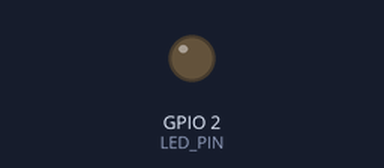
This sketch was run on a simulated ESP8266 (NodeMCU). On the bench: output pins drawn as LEDs (lit = HIGH). WiFi joins after 1.5 s; servers stay silent unless stated; random numbers use the default seed unless the sketch sets one; no MQTT or app messages arrive unless stated; what the sketch prints to the serial monitor is not drawn.

Above: at 0.1 s.
At 1.6 s:
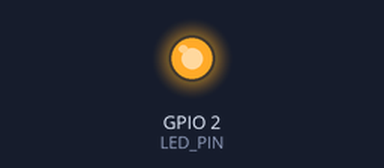
Timing chart, 0 to 3.1 s (numbered marks = the images above):
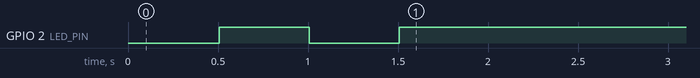

The sketch:

scales_sensors.ino
```cpp
#include <ESP8266WiFi.h>
#include <PubSubClient.h>

// ================= WIFI CONFIGURATION =================
const char* WIFI_SSID = "Ezeeey_A6";          // edit only this
const char* WIFI_PASSWORD = "SeanEli050420!"; // edit only this

// ================= RABBITMQ CONFIGURATION =================
const char* MQTT_SERVER = "192.168.0.148";   // Server IP address: edit only this
const int MQTT_PORT = 1883;

const char* MQTT_USERNAME = "rabbitmq";
const char* MQTT_PASSWORD = "rabbitmq";
const char* MQTT_TOPIC = "crab/scale";

// ================= OBJECTS =================
WiFiClient espClient;
PubSubClient mqttClient(espClient);

// ================= LED CONFIGURATION =================
#define LED_PIN LED_BUILTIN

// ================= SENSOR CONFIGURATION =================
const int MIN_WEIGHT = 100;
const int MAX_WEIGHT = 1000;

const unsigned long PUBLISH_INTERVAL = 2000;
unsigned long previousMillis = 0;

// ================= LED FUNCTIONS =================
void ledOn() {
  digitalWrite(LED_PIN, LOW);
}

void ledOff() {
  digitalWrite(LED_PIN, HIGH);
}

// ================= 1. WIFI CONNECTION =================
void connectWifi() {
  Serial.print("Connecting to WiFi");

  WiFi.begin(WIFI_SSID, WIFI_PASSWORD);

  while (WiFi.status() != WL_CONNECTED) {
    ledOn();
    delay(500);
    ledOff();
    delay(500);

    Serial.print(".");
  }

  Serial.println("\nWiFi Connected!");
  Serial.print("IP Address: ");
  Serial.println(WiFi.localIP());

  ledOff();
}

// NOTE!: DONT EDIT THIS
// ================= 2. RABBITMQ CONNECTION =================
void connectRabbitMQ() {
  while (!mqttClient.connected()) {
    Serial.println("Connecting to RabbitMQ...");

    if (mqttClient.connect(
      "NODEMCU_CRAB_SCALE_SENSOR",
      MQTT_USERNAME,
      MQTT_PASSWORD
    )) {
      Serial.println("RabbitMQ Connected!");
      ledOff();

    } else {
      Serial.print("Connection Failed. State: ");
      Serial.println(mqttClient.state());

      ledOn();
      delay(1000);
      ledOff();
      delay(1000);
    }
  }
}

// NOTE!: Weight sensor converted into Grams!
// ================= 3. WEIGHT SENSOR =================
float weighingScaleSensor() {
  return random(MIN_WEIGHT, MAX_WEIGHT + 1);
}


// NOTE!: DONT EDIT THIS, Follow what the parameters needed!
// ================= 4. RABBITMQ SENDING =================
void rabbitMQSending(float scales) {
  char payload[100];

  snprintf(
    payload,
    sizeof(payload),
    "{\"weight\":%.2f,\"unit\":\"grams\"}",
    scales
  );

  Serial.printf(
    "==============================\n"
    "Crab Weight: %.2f grams\n"
    "Publishing: %s\n",
    scales,
    payload
  );

  if (mqttClient.publish(MQTT_TOPIC, payload)) {
    Serial.println("RabbitMQ: Message Sent!");
  } else {
    Serial.println("RabbitMQ: Publish Failed!");
  }
}

// ================= SETUP =================
void setup() {
  Serial.begin(115200);

  pinMode(LED_PIN, OUTPUT);
  ledOff();

  Serial.println();
  Serial.println("================================");
  Serial.println("   CRAB WEIGHT SCALES SENSOR  ");
  Serial.println("================================");

  randomSeed(analogRead(A0) + micros());

  mqttClient.setServer(MQTT_SERVER, MQTT_PORT);

  connectWifi();
  connectRabbitMQ();
}

// ================= MAIN LOOP =================
void loop() {

  // Check WiFi connection
  if (WiFi.status() != WL_CONNECTED) {
    connectWifi();
  }

  // Check RabbitMQ connection
  if (!mqttClient.connected()) {
    connectRabbitMQ();
  }

  mqttClient.loop();

  // Publish weight every 2 seconds
  unsigned long currentMillis = millis();

  if (currentMillis - previousMillis >= PUBLISH_INTERVAL) {
    previousMillis = currentMillis;

    float scales = weighingScaleSensor();

    rabbitMQSending(scales);
  }
}
```
